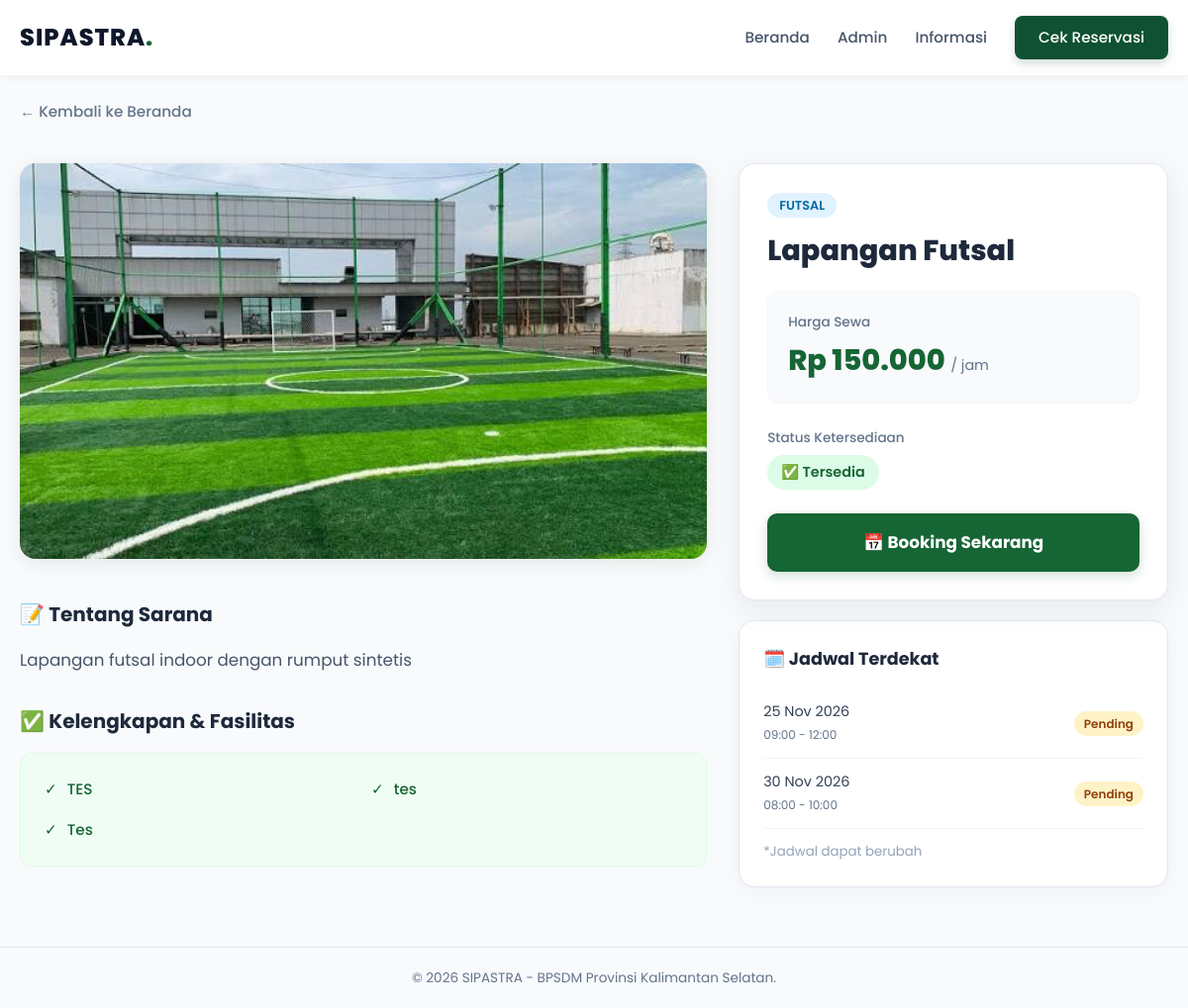
The app's page /pages/detail_sarana.php?slug=lapangan-futsal, older data.
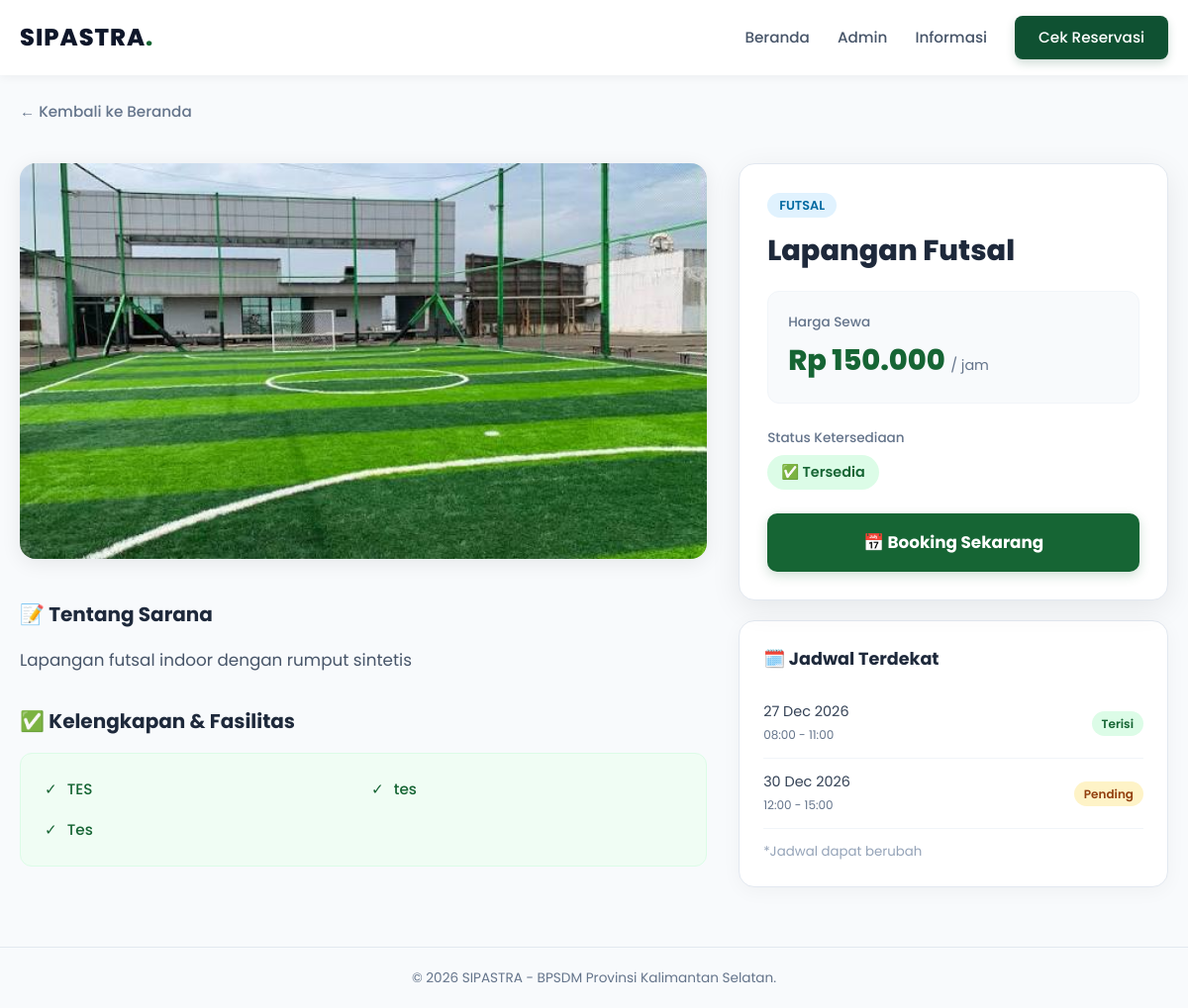
The same page, newer data.
### tables this page shows
CREATE TABLE `booking` (
  `id` int(11) NOT NULL,
  `kode_booking` varchar(20) NOT NULL,
  `sarana_id` int(11) NOT NULL,
  `nama_penyewa` varchar(100) NOT NULL,
  `no_hp` varchar(20) NOT NULL,
  `email` varchar(100) DEFAULT NULL,
  `instansi` varchar(150) DEFAULT NULL,
  `tanggal` date NOT NULL,
  `jam_mulai` time NOT NULL,
  `jam_selesai` time NOT NULL,
  `durasi_jam` int(11) NOT NULL,
  `harga_per_jam` decimal(12,2) NOT NULL,
  `subtotal` decimal(12,2) NOT NULL,
  `diskon_id` int(11) DEFAULT NULL,
  `diskon_persen` decimal(5,2) DEFAULT 0.00,
  `total_bayar` decimal(12,2) NOT NULL,
  `metode_pembayaran` enum('qris','transfer') DEFAULT NULL,
  `status_pembayaran` enum('belum_bayar','menunggu_verifikasi','berhasil','gagal') DEFAULT 'belum_bayar',
  `bukti_transfer` varchar(255) DEFAULT NULL,
  `catatan_pembayaran` text DEFAULT NULL,
  `verified_payment_by` int(11) DEFAULT NULL,
  `verified_payment_at` datetime DEFAULT NULL,
  `status` enum('pending','terverifikasi','ditolak','selesai','batal') DEFAULT 'pending',
  `kode_gambar` varchar(255) DEFAULT NULL,
  `catatan_petugas` text DEFAULT NULL,
  `verified_by` int(11) DEFAULT NULL,
  `verified_at` datetime DEFAULT NULL,
  `created_at` timestamp NOT NULL DEFAULT current_timestamp()
);

### includes/functions.php (called while the page is built, shortened)
<?php
function e($str) { return htmlspecialchars($str ?? '', ENT_QUOTES, 'UTF-8'); }

### pages/detail_sarana.php (the view, shortened to what this page needs)
<?php
require_once __DIR__ . '/../includes/auth.php';
$slug = trim($_GET['slug'] ?? '');
if ($slug === '') {
    $id = (int)($_GET['id'] ?? 0);
    if ($id) {
        $stmt = $conn->prepare("SELECT * FROM sarana WHERE id = ?");
        $stmt->bind_param('i', $id);
    } else {
        redirect(BASE_URL . '/index.php');
    }
} else {
    $stmt = $conn->prepare("SELECT * FROM sarana WHERE slug = ?");
    $stmt->bind_param('s', $slug);
}
$stmt->execute();
$s = $stmt->get_result()->fetch_assoc();
$kelengkapanList = [];
if (!empty($s['kelengkapan'])) {
    foreach (preg_split('/\r\n|\r|\n/', $s['kelengkapan']) as $line) {
        $line = trim($line);
        if ($line !== '') $kelengkapanList[] = $line;
    }
}
$bookings = $conn->query("
    SELECT tanggal, jam_mulai, jam_selesai, status
    FROM booking
    WHERE sarana_id = {$s['id']}
      AND status IN ('pending','terverifikasi')
      AND tanggal >= CURDATE()
    ORDER BY tanggal ASC, jam_mulai ASC
    LIMIT 5
");
?>
<!DOCTYPE html>
<html lang="id">
<head>
<link rel="stylesheet" href="<?= BASE_URL ?>/assets/css/style.css">
<link rel="stylesheet" href="<?= BASE_URL ?>/assets/css/landing.css">
</head>
<body class="landing-body">
<nav class="landing-navbar">
  <div class="landing-container nav-inner">
    <a href="<?= BASE_URL ?>/index.php" class="brand-logo">
      SIPASTRA<span>.</span>
    </a>
    <div class="nav-links" id="navLinks">
      <a href="<?= BASE_URL ?>/index.php#beranda">Beranda</a>
      <a href="<?= BASE_URL ?>/pages/login.php">Admin</a>
      <a href="<?= BASE_URL ?>/pages/informasi.php">Informasi</a>
      <a href="<?= BASE_URL ?>/pages/cek_booking.php" class="btn-cek-reservasi">Cek Reservasi</a>
    </div>
  </div>
</nav>
<div class="detail-wrapper">
  <a href="<?= BASE_URL ?>/index.php" class="back-link">← Kembali ke Beranda</a>
  <div class="detail-grid">
    <div>
      <?php if ($s['gambar']): ?>
        <img src="<?= BASE_URL ?>/assets/img/sarana/<?= e($s['gambar']) ?>" class="main-image" alt="<?= e($s['nama']) ?>">
      <?php else: ?>
        <div class="no-image">📷 Belum ada foto</div>
      <?php endif; ?>
      <?php if (!empty($s['deskripsi'])): ?>
        <h3 class="section-title">📝 Tentang Sarana</h3>
        <p class="desc-text"><?= nl2br(e($s['deskripsi'])) ?></p>
      <?php endif; ?>
      <?php if ($kelengkapanList): ?>
        <h3 class="section-title">✅ Kelengkapan & Fasilitas</h3>
        <div class="fasilitas-box">
          <ul class="fasilitas-list">
            <?php foreach ($kelengkapanList as $k): ?>
              <li><span>✓</span> <?= e($k) ?></li>
            <?php endforeach; ?>
          </ul>
        </div>
      <?php endif; ?>
    </div>
    <div>
      <div class="booking-card">
        <span class="badge-jenis"><?= e($s['jenis']) ?></span>
        <h1 class="sarana-title"><?= e($s['nama']) ?></h1>
        <div class="price-box">
          <div class="price-label">Harga Sewa</div>
          <div class="price-value">
            Rp <?= number_format($s['harga_per_jam'],0,',','.') ?>
            <span>/ jam</span>
          </div>
        </div>
        <div class="status-box">
          <div class="status-label">Status Ketersediaan</div>
          <span class="status-badge <?= $s['status']==='tersedia' ? 'status-tersedia' : 'status-maintenance' ?>">
            <?= $s['status']==='tersedia' ? '✅ Tersedia' : '🔧 Sedang Maintenance' ?>
          </span>
        </div>
        <?php if ($s['status'] === 'tersedia'): ?>
          <a href="booking.php?sarana_id=<?= $s['id'] ?>" class="btn-booking">
            📅 Booking Sekarang
          </a>
        <?php else: ?>
          <button class="btn-booking btn-disabled" disabled>
            🔧 Tidak Tersedia
          </button>
        <?php endif; ?>
      </div>
      <?php if ($bookings && $bookings->num_rows > 0): ?>
        <div class="jadwal-card">
          <h4>🗓️ Jadwal Terdekat</h4>
          <table class="jadwal-table">
            <?php while ($b = $bookings->fetch_assoc()): ?>
              <tr>
                <td>
                  <?= date('d M Y', strtotime($b['tanggal'])) ?><br>
                  <small style="color:#64748b;">
                    <?= substr($b['jam_mulai'],0,5) ?> - <?= substr($b['jam_selesai'],0,5) ?>
                  </small>
                </td>
                <td>
                  <span class="jadwal-badge <?= $b['status']==='terverifikasi'?'jadwal-terisi':'jadwal-pending' ?>">
                    <?= $b['status']==='terverifikasi' ? 'Terisi' : 'Pending' ?>
                  </span>
                </td>
              </tr>
            <?php endwhile; ?>
          </table>
          <small style="color:#94a3b8; display:block; margin-top:12px;">*Jadwal dapat berubah</small>
        </div>
      <?php endif; ?>
    </div>
  </div>
</div>
<footer style="text-align:center; padding:20px; background:#f8fafc; color:#64748b; font-size:.85rem; border-top:1px solid #e2e8f0;">
  &copy; <?= date('Y') ?> SIPASTRA - BPSDM Provinsi Kalimantan Selatan.
</footer>
</body>
</html>

Row changes from the older to the newer data that the page shows:
removed booking: tanggal "25 Nov 2026", jam_mulai "09:00", jam_selesai "12:00", status "Pending"
removed booking: tanggal "30 Nov 2026", jam_mulai "08:00", jam_selesai "10:00", status "Pending"
added booking: tanggal "27 Dec 2026", jam_mulai "08:00", jam_selesai "11:00", status "Terisi"
added booking: tanggal "30 Dec 2026", jam_mulai "12:00", jam_selesai "15:00", status "Pending"
